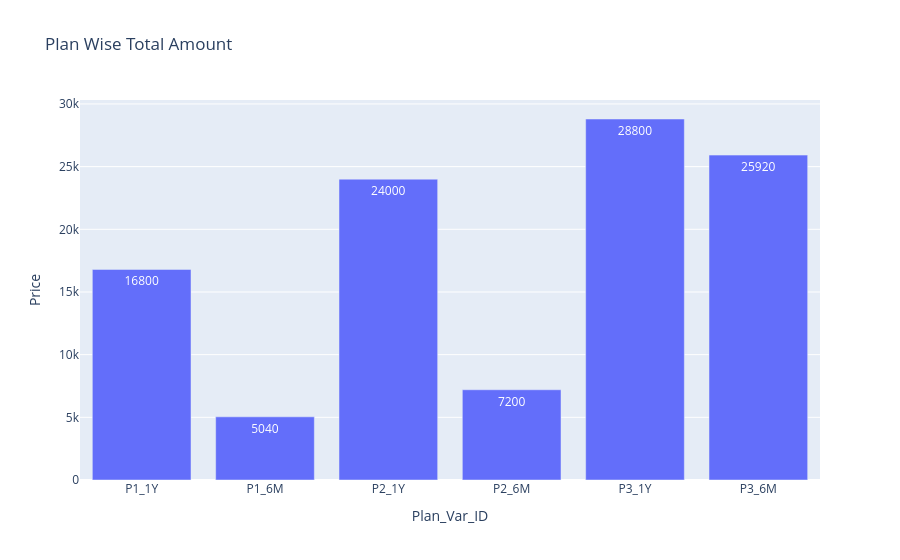

The cell this chart's notebook holds for it:
### Code cell
fig = px.bar(data_frame=q6,x='Plan_Var_ID',y='Price', text='Price',
             title='Plan Wise Total Amount')
fig.show()

### Figure 1 — Plotly figure (JSON) as saved in the notebook; plotly's stock layout.template omitted (floating-point values rounded to 4 significant figures)
{"data": [{"hovertemplate": "Plan_Var_ID=%{x}<br>Price=%{text}<extra></extra>", "legendgroup": "", "marker": {"color": "#636efa", "pattern": {"shape": ""}}, "name": "", "orientation": "v", "showlegend": false, "text": [16800.0, 5040.0, 24000.0, 7200.0, 28800.0, 25920.0], "textposition": "auto", "type": "bar", "x": ["P1_1Y", "P1_6M", "P2_1Y", "P2_6M", "P3_1Y", "P3_6M"], "xaxis": "x", "y": [16800.0, 5040.0, 24000.0, 7200.0, 28800.0, 25920.0], "yaxis": "y"}], "layout": {"barmode": "relative", "legend": {"tracegroupgap": 0}, "title": {"text": "Plan Wise Total Amount"}, "xaxis": {"anchor": "y", "domain": [0, 1], "title": {"text": "Plan_Var_ID"}}, "yaxis": {"anchor": "x", "domain": [0, 1], "title": {"text": "Price"}}}}
